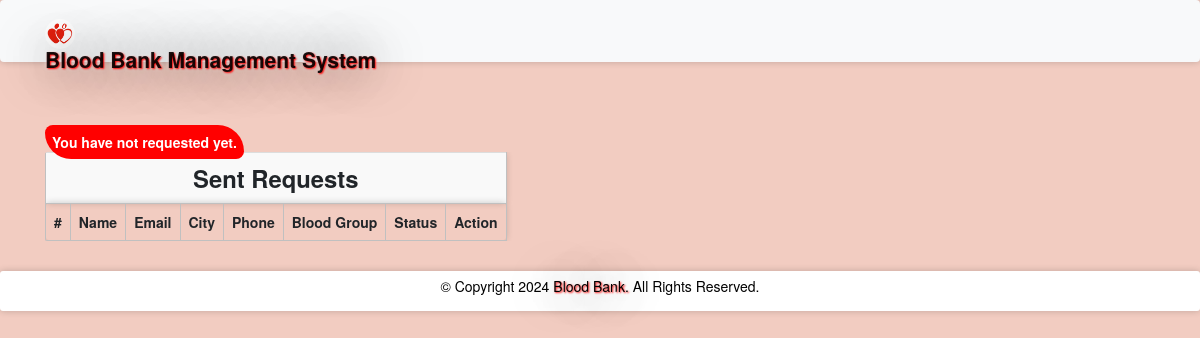
/sentrequestd.php (signed in), run on an earlier commit of the app's database.
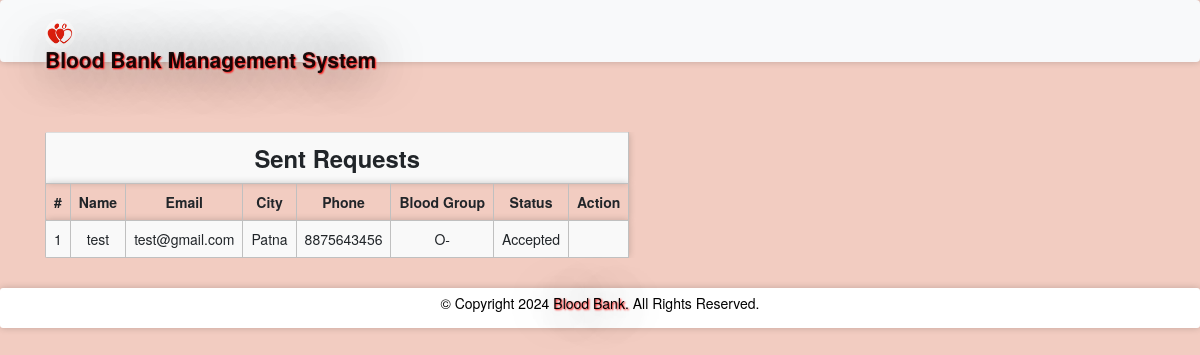
And on a later commit of the database.
### tables this page shows
CREATE TABLE `blooddonate` (
  `donoid` int(11) NOT NULL,
  `rid` int(11) NOT NULL,
  `hid` int(11) NOT NULL,
  `bg` varchar(11) NOT NULL,
  `status` varchar(100) NOT NULL DEFAULT 'Pending'
);

CREATE TABLE `receivers` (
  `id` int(11) NOT NULL,
  `rname` varchar(100) NOT NULL,
  `remail` varchar(100) NOT NULL,
  `rpassword` varchar(100) NOT NULL,
  `rphone` varchar(100) NOT NULL,
  `rbg` varchar(10) NOT NULL,
  `rcity` varchar(100) NOT NULL
);

### message.php (called while the page is built, shortened)
<?php $counter=0; if(isset($_GET['msg'])) { ?>
	<div class="col-5 alert alert alert-success alert-dismissible fade show card" id="message">
		<button type="button" class="close" data-dismiss="alert" title="close">&times;</button><?php echo $_GET['msg'];?>
	</div>
<?php }?>

### sentrequestd.php (the view, shortened to what this page needs)
<?php
require 'file/connection.php';
  if(!isset($_SESSION['hid']))
  {
  header('location:login.php');
  }
  else {
    $hid = $_SESSION['hid'];
    $sql = "SELECT blooddonate.*, receivers.* from blooddonate, receivers where hid='$hid' && blooddonate.rid=receivers.id";
    $result = mysqli_query($conn, $sql);
?>
<!DOCTYPE html>
<html>
<?php require 'head.php'; ?>
<body>
	<?php require 'header.php'; ?>
	<div class="container cont">
		<?php require 'message.php'; ?>
	<table class="table table-responsive table-striped rounded mb-5">
		<tr><th colspan="8" class="title">Sent requests</th></tr>
		<tr>
			<th>#</th>
			<th>Name</th>
			<th>Email</th>
			<th>City</th>
			<th>Phone</th>
			<th>Blood Group</th>
			<th>Status</th>
			<th>Action</th>
		</tr>
		    <div>
                <?php
                if ($result) {
                    $row =mysqli_num_rows( $result);
                    if ($row) {
                }else echo '<b style="color:white;background-color:red;padding:7px;border-radius: 15px 50px;">You have not requested yet. </b>';
            }
            ?>
            </div>
		<?php while($row = mysqli_fetch_array($result)) { ?>
		<tr>
			<td><?php echo ++$counter;?></td>
			<td><?php echo $row['rname'];?></td>
			<td><?php echo $row['remail'];?></td>
			<td><?php echo $row['rcity'];?></td>
			<td><?php echo $row['rphone'];?></td>
			<td><?php echo $row['bg'];?></td>
			<td><?php echo $row['status'];?></td>
			<td><?php if($row['status'] == 'Accepted'){ ?>
			<?php }
			else{ ?>
				<a href="file/canceld.php?donoid=<?php echo $row['donoid'];?>" class="btn btn-danger">Cancel</a>
			<?php } ?>
			</td>
		</tr>
		<?php } ?>
	</table>
</div>
    <?php require 'footer.php'; ?>
</body>
</html>
<?php } ?>

What changed in the data, as far as the page shows it:
added blooddonate: receivers.rname "test", receivers.remail "test@gmail.com", receivers.rcity "Patna", receivers.rphone "8875643456", bg "O-", status "Accepted"
Also different on the page:
text no longer shown: "You have not requested yet."
